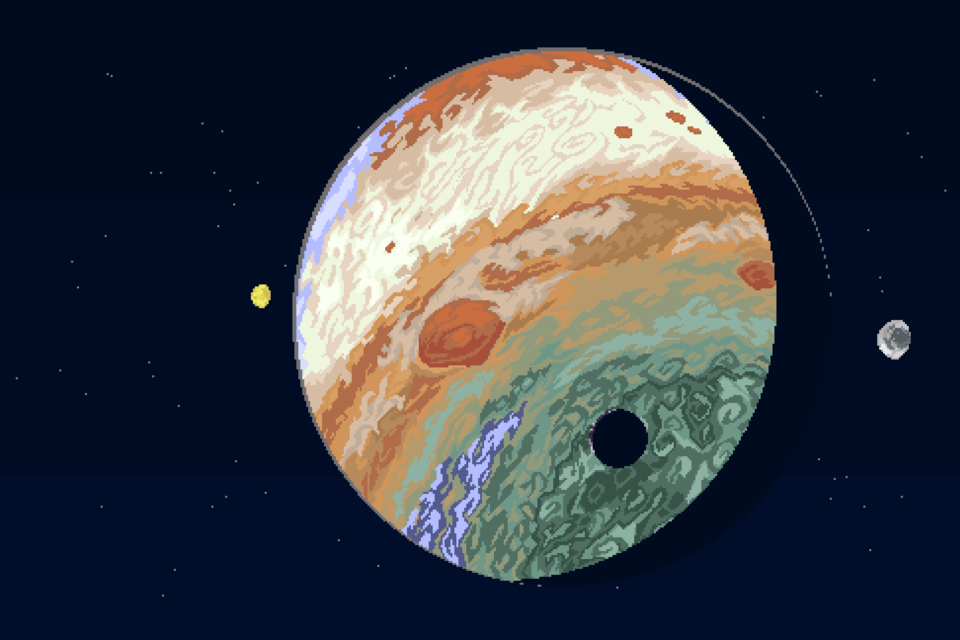

A level layout from a 2D game, rendered from its tile map. Below: a short description, then the map file with its tile-grid data intact:
An orthogonal 30x20 tile map with 32x32 px tiles, 1 tile layer (Camada de Blocos 1).

<map version="1.10" tiledversion="1.11.2" orientation="orthogonal" renderorder="right-down" width="30" height="20" tilewidth="32" tileheight="32" infinite="0" nextlayerid="2" nextobjectid="1">
 <tileset firstgid="1" name="Astronomo_World1" tilewidth="32" tileheight="32" tilecount="700" columns="35">
  <image source="Astronomo_World1.png" width="1138" height="640" />
 </tileset>
 <layer id="1" name="Camada de Blocos 1" width="30" height="20">
  <data encoding="csv">
1,2,3,4,5,6,7,8,9,10,11,12,13,14,15,16,17,18,19,20,21,22,23,24,25,26,27,28,29,30,
36,37,38,39,40,41,42,43,44,45,46,47,48,49,50,51,52,53,54,55,56,57,58,59,60,61,62,63,64,65,
71,72,73,74,75,76,77,78,79,80,81,82,83,84,85,86,87,88,89,90,91,92,93,94,95,96,97,98,99,100,
106,107,108,109,110,111,112,113,114,115,116,117,118,119,120,121,122,123,124,125,126,127,128,129,130,131,132,133,134,135,
141,142,143,144,145,146,147,148,149,150,151,152,153,154,155,156,157,158,159,160,161,162,163,164,165,166,167,168,169,170,
176,177,178,179,180,181,182,183,184,185,186,187,188,189,190,191,192,193,194,195,196,197,198,199,200,201,202,203,204,205,
211,212,213,214,215,216,217,218,219,220,221,222,223,224,225,226,227,228,229,230,231,232,233,234,235,236,237,238,239,240,
246,247,248,249,250,251,252,253,254,255,256,257,258,259,260,261,262,263,264,265,266,267,268,269,270,271,272,273,274,275,
281,282,283,284,285,286,287,288,289,290,291,292,293,294,295,296,297,298,299,300,301,302,303,304,305,306,307,308,309,310,
316,317,318,319,320,321,322,323,324,325,326,327,328,329,330,331,332,333,334,335,336,337,338,339,340,341,342,343,344,345,
351,352,353,354,355,356,357,358,359,360,361,362,363,364,365,366,367,368,369,370,371,372,373,374,375,376,377,378,379,380,
386,387,388,389,390,391,392,393,394,395,396,397,398,399,400,401,402,403,404,405,406,407,408,409,410,411,412,413,414,415,
421,422,423,424,425,426,427,428,429,430,431,432,433,434,435,436,437,438,439,440,441,442,443,444,445,446,447,448,449,450,
456,457,458,459,460,461,462,463,464,465,466,467,468,469,470,471,472,473,474,475,476,477,478,479,480,481,482,483,484,485,
491,492,493,494,495,496,497,498,499,500,501,502,503,504,505,506,507,508,509,510,511,512,513,514,515,516,517,518,519,520,
526,527,528,529,530,531,532,533,534,535,536,537,538,539,540,541,542,543,544,545,546,547,548,549,550,551,552,553,554,555,
561,562,563,564,565,566,567,568,569,570,571,572,573,574,575,576,577,578,579,580,581,582,583,584,585,586,587,588,589,590,
596,597,598,599,600,601,602,603,604,605,606,607,608,609,610,611,612,613,614,615,616,617,618,619,620,621,622,623,624,625,
631,632,633,634,635,636,637,638,639,640,641,642,643,644,645,646,647,648,649,650,651,652,653,654,655,656,657,658,659,660,
666,667,668,669,670,671,672,673,674,675,676,677,678,679,680,681,682,683,684,685,686,687,688,689,690,691,692,693,694,695
</data>
 </layer>
</map>
